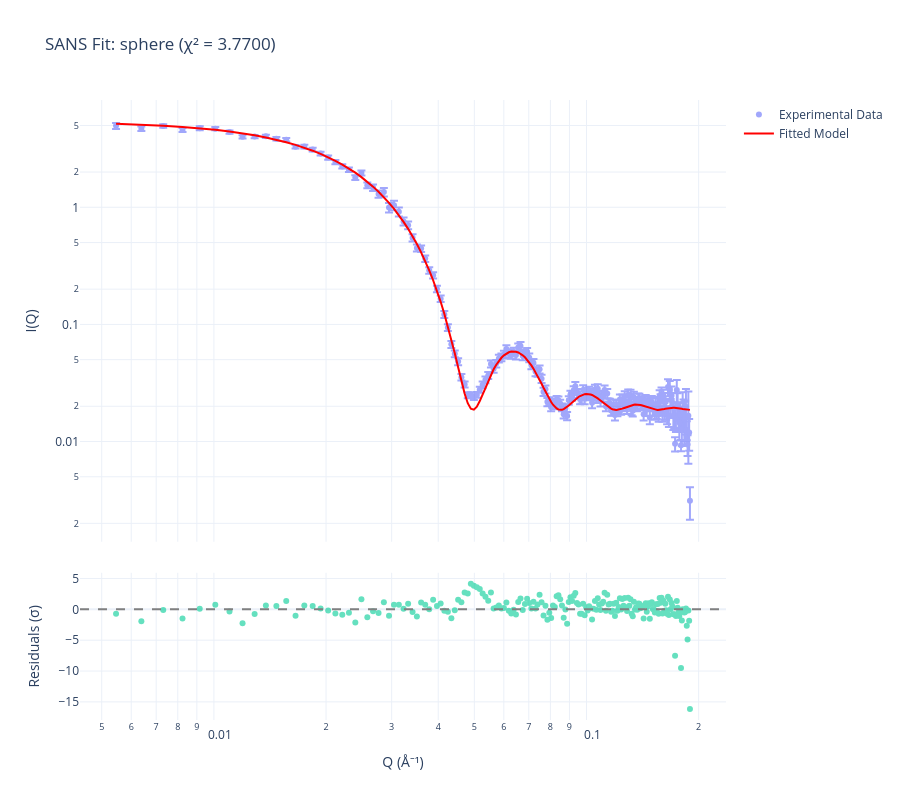

The cell this chart's notebook holds for it:
### Markdown cell above
We can plot the fit and residuals as before:

### Code cell
fitter.plot_results(show_residuals=True, log_scale=True)

### Figure 1 — Plotly figure (JSON) as saved in the notebook; plotly's stock layout.template omitted (floating-point values rounded to 4 significant figures; data arrays with more than 128 entries replaced by an {"elided": "..."} marker saying what was removed)
{"data": [{"error_y": {"array": {"elided": "200 float values"}, "type": "data", "visible": true}, "marker": {"size": 6}, "mode": "markers", "name": "Experimental Data", "opacity": 0.6, "type": "scatter", "x": {"elided": "200 float values"}, "xaxis": "x", "y": {"elided": "200 float values"}, "yaxis": "y"}, {"line": {"color": "red", "width": 2}, "mode": "lines", "name": "Fitted Model", "type": "scatter", "x": {"elided": "200 float values"}, "xaxis": "x", "y": {"elided": "200 float values"}, "yaxis": "y"}, {"marker": {"size": 6}, "mode": "markers", "name": "Residuals", "opacity": 0.6, "showlegend": false, "type": "scatter", "x": {"elided": "200 float values"}, "xaxis": "x2", "y": {"elided": "200 float values"}, "yaxis": "y2"}], "layout": {"height": 800, "shapes": [{"line": {"color": "gray", "dash": "dash"}, "type": "line", "x0": 0, "x1": 1, "xref": "x2 domain", "y0": 0, "y1": 0, "yref": "y2"}], "title": {"text": "SANS Fit: sphere (χ² = 3.7700)"}, "width": 900, "xaxis": {"anchor": "y", "domain": [0, 1], "matches": "x2", "showticklabels": false, "type": "log"}, "xaxis2": {"anchor": "y2", "domain": [0, 1], "title": {"text": "Q (Å⁻¹)"}, "type": "log"}, "yaxis": {"anchor": "x", "domain": [0.2875, 1.0], "title": {"text": "I(Q)"}, "type": "log"}, "yaxis2": {"anchor": "x2", "domain": [0, 0.2375], "title": {"text": "Residuals (σ)"}}}}
